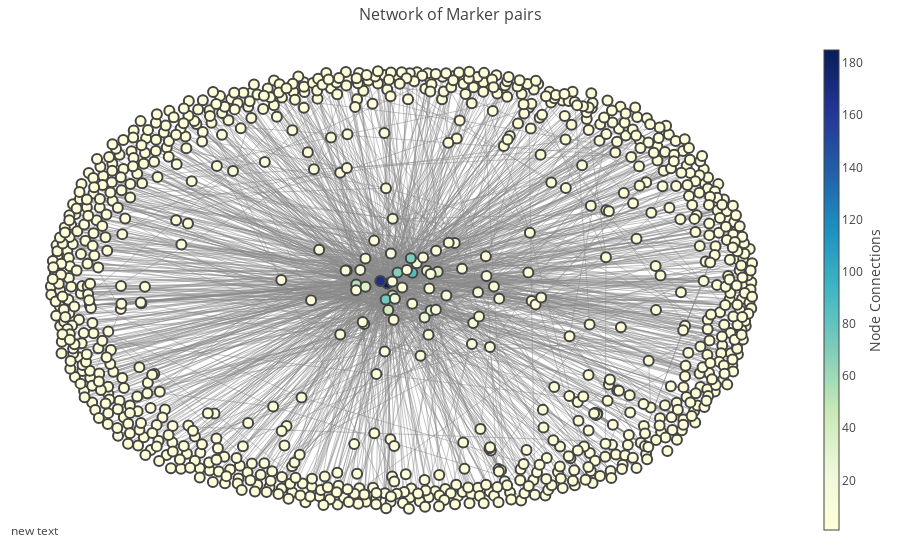

Here is the notebook cell this chart was saved with:
### Markdown cell above
## Plot, color according to degree of connectivity

### Code cell
p=nx.single_source_shortest_path_length(net_G2M,ncenter)

edge_trace = go.Scatter(
    x=[],
    y=[],
    line=go.Line(width=0.5,color='#888'),
    hoverinfo='none',
    mode='lines')

for edge in net_G2M.edges():
    x0, y0 = pos[edge[0]]
    x1, y1 = pos[edge[1]]
    edge_trace['x'] += [x0, x1, None]
    edge_trace['y'] += [y0, y1, None]

node_trace = go.Scatter(
    x=[],
    y=[],
    text=[],
    mode='markers',
    hoverinfo='text',
    marker=go.Marker(
        showscale=True,
        # colorscale options
        # 'Greys' | 'Greens' | 'Bluered' | 'Hot' | 'Picnic' | 'Portland' |
        # Jet' | 'RdBu' | 'Blackbody' | 'Earth' | 'Electric' | 'YIOrRd' | 'YIGnBu'
        colorscale='YIGnBu',
        reversescale=True,
        color=[],
        size=10,
        colorbar=dict(
            thickness=15,
            title='Node Connections',
            xanchor='left',
            titleside='right'
        ),
        line=dict(width=2)))

for node in net_G2M.nodes():
    x, y = pos[node]
    node_trace['x'].append(x)
    node_trace['y'].append(y)
    
for node in net_G2M.nodes:
    node_trace['marker']['color'].append(net_G2M.degree(node))
    node_info = '# of connections: '+str(net_G2M.degree(node))
    node_trace['text'].append(node_info)

fig = go.Figure(data=go.Data([edge_trace, node_trace]),
             layout=go.Layout(
                title='Network of Marker pairs',
                titlefont=dict(size=16),
                showlegend=False,
                hovermode='closest',
                margin=dict(b=20,l=5,r=5,t=40),
                annotations=[ dict(
                    showarrow=False,
                    xref="paper", yref="paper",
                    x=0.005, y=-0.002 ) ],
                xaxis=go.XAxis(showgrid=False, zeroline=False, showticklabels=False),
                yaxis=go.YAxis(showgrid=False, zeroline=False, showticklabels=False)))

iplot(fig, filename='networkx')

### Figure 1 — Plotly figure (JSON) as saved in the notebook; plotly's stock layout.template omitted (floating-point values rounded to 4 significant figures; data arrays with more than 128 entries replaced by an {"elided": "..."} marker saying what was removed)
{"data": [{"hoverinfo": "none", "line": {"color": "#888", "width": 0.5}, "mode": "lines", "type": "scatter", "x": {"elided": "4410 float values"}, "y": {"elided": "4410 float values"}}, {"hoverinfo": "text", "marker": {"color": {"elided": "917 int values"}, "colorbar": {"thickness": 15, "title": "Node Connections", "titleside": "right", "xanchor": "left"}, "colorscale": "YIGnBu", "line": {"width": 2}, "reversescale": true, "showscale": true, "size": 10}, "mode": "markers", "text": {"elided": "917 str values"}, "type": "scatter", "x": {"elided": "917 float values"}, "y": {"elided": "917 float values"}}], "layout": {"annotations": [{"showarrow": false, "x": 0.005, "xref": "paper", "y": -0.002, "yref": "paper"}], "hovermode": "closest", "margin": {"b": 20, "l": 5, "r": 5, "t": 40}, "showlegend": false, "title": "Network of Marker pairs", "titlefont": {"size": 16}, "xaxis": {"showgrid": false, "showticklabels": false, "zeroline": false}, "yaxis": {"showgrid": false, "showticklabels": false, "zeroline": false}}}
